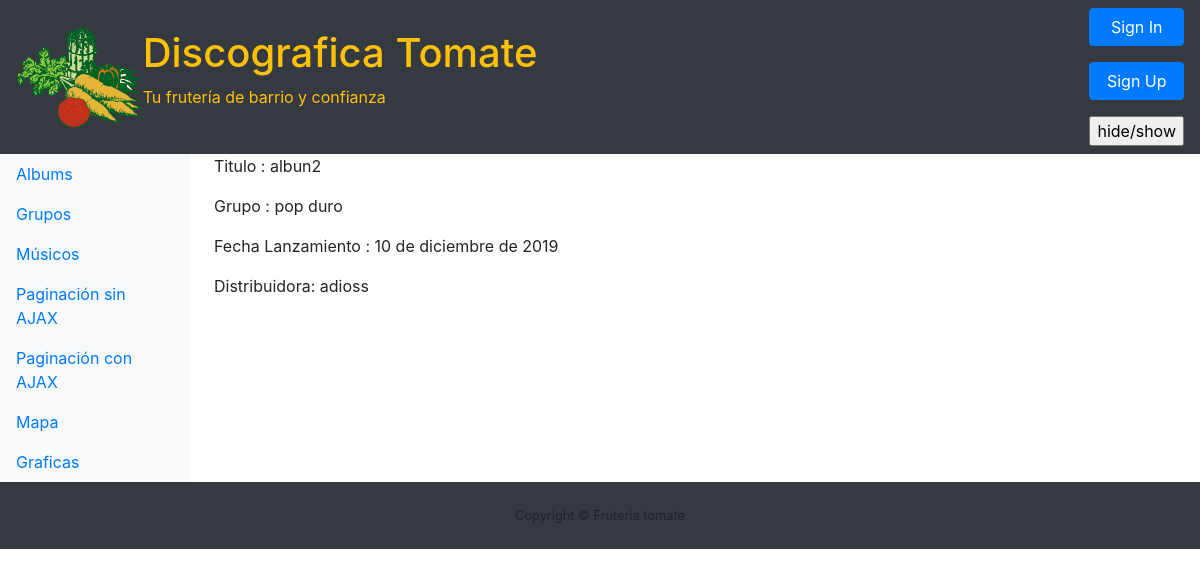
Page /album/1/ on the committed database.
### Discografica/models.py (models this page shows)
class Album(models.Model):
    titulo = models.CharField(max_length=200)
    distribuidora = models.CharField(max_length=200)
    fechaLanzamiento = models.DateField()
    grupo = models.ForeignKey(Grupo, on_delete=models.CASCADE)

class Grupo(models.Model):
    nombre = models.CharField(max_length=200, primary_key=True)
    fechaCreacion = models.DateField()
    estilo = models.CharField(max_length=200)
    def __str__(self):
        return self.nombre

### Discografica/views.py (the view)
# urls.py: path('album/<int:pk>/', views.album_detail, name='album_detail'),
def album_detail(request, pk):
    post = get_object_or_404(Album, pk=pk)
    return render(request, 'album_detail.html', {'post': post})

### templates/album_detail.html
{% extends 'index.html' %}
{% block main %}
    <div class="post">
        <p>Titulo : {{ post.titulo }}</p>
        <p>Grupo : {{ post.grupo }}</p>
        <p>Fecha Lanzamiento : {{ post.fechaLanzamiento }}</p>
        <p>Distribuidora: {{ post.distribuidora}}</p>
    </div>
{% endblock %}

### rows in the picture
Album: titulo "albun2", grupo "pop duro", fechaLanzamiento "10 de diciembre de 2019", distribuidora "adioss"
